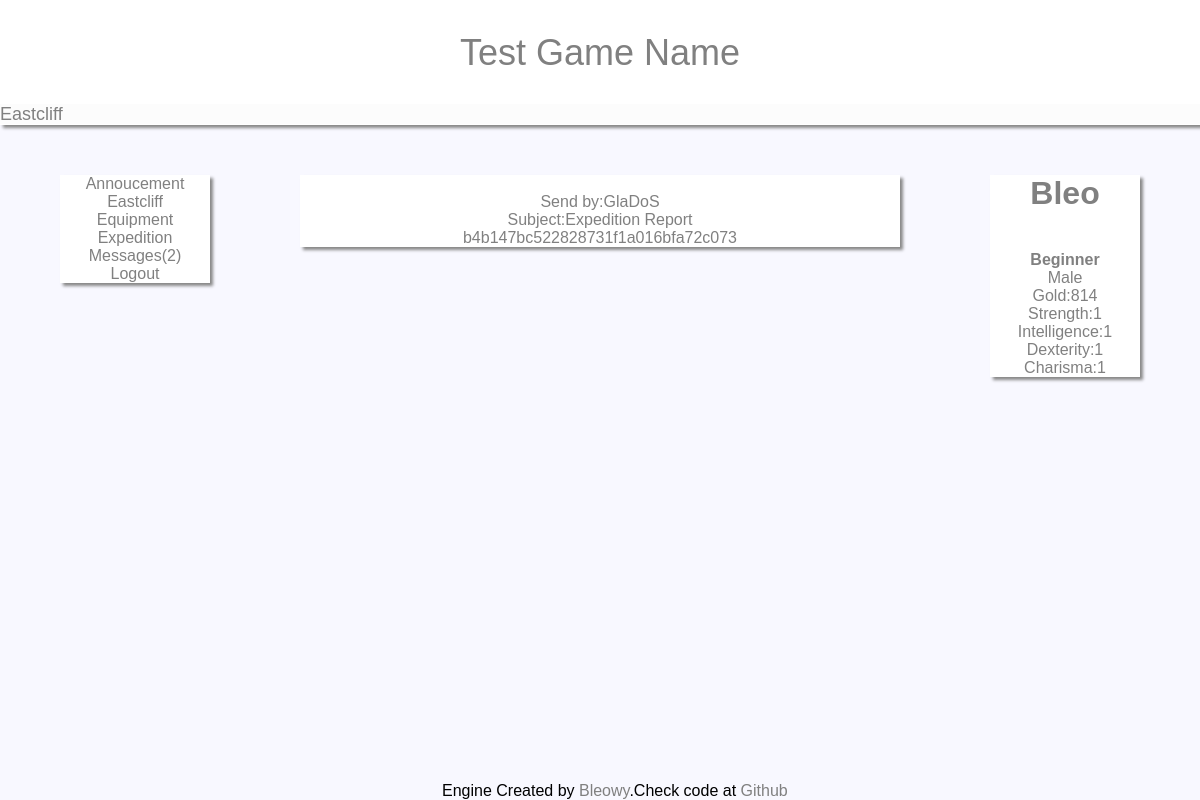
Screenshot of /messagesRead.php?id=3 (signed in) with the database file from the repository.
### tables this page shows
CREATE TABLE IF NOT EXISTS `game_city` (
`id` int(11) NOT NULL,
  `city_name` varchar(32) NOT NULL,
  `city_text` text NOT NULL,
  `city_weather` varchar(32) NOT NULL DEFAULT 'Sunny',
  `city_weapons` int(11) NOT NULL,
  `city_armors` int(11) NOT NULL
);

CREATE TABLE IF NOT EXISTS `users_messages` (
`id` int(11) NOT NULL,
  `messages_userId` int(11) NOT NULL,
  `messages_by` int(11) NOT NULL,
  `messages_subject` varchar(64) NOT NULL,
  `messages_text` text NOT NULL,
  `messages_readStatus` int(11) NOT NULL DEFAULT '0'
);

CREATE TABLE IF NOT EXISTS `users_accounts` (
`id` int(11) NOT NULL,
  `user_login` varchar(32) NOT NULL,
  `user_password` varchar(32) NOT NULL,
  `user_email` varchar(64) NOT NULL,
  `user_gender` varchar(16) NOT NULL,
  `user_class` varchar(32) NOT NULL DEFAULT 'Beginner',
  `user_gold` int(11) NOT NULL DEFAULT '25',
  `user_city` int(11) NOT NULL DEFAULT '1',
  `user_lastlogin` datetime NOT NULL,
  `user_accountlevel` int(11) NOT NULL DEFAULT '0'
);

CREATE TABLE IF NOT EXISTS `users_stats` (
`id` int(11) NOT NULL,
  `user_str` int(11) NOT NULL DEFAULT '1',
  `user_know` int(11) NOT NULL DEFAULT '1',
  `user_dex` int(11) NOT NULL DEFAULT '1',
  `user_charisma` int(11) NOT NULL DEFAULT '1'
);

### assets/variables.php (called while the page is built, shortened)
<?php
class Variables
{
public function userVariables($id)
{
    include('./assets/connect.php');
    $user_query = $pdo -> query("SELECT * FROM users_accounts WHERE id = '$id'");
    $user_fetch = $user_query -> fetch(PDO::FETCH_OBJ);
    $user_query_stats = $pdo -> query("SELECT * FROM users_stats WHERE id = '$id'");
    $user_fetch_stats = $user_query_stats-> fetch(PDO::FETCH_OBJ);
    $this -> user_gender = $user_fetch -> user_gender;
    $this -> user_login = $user_fetch -> user_login;
    $this -> user_class = $user_fetch -> user_class;
    $this -> user_gold = $user_fetch -> user_gold;
    $this -> user_str = $user_fetch_stats -> user_str;
    $this -> user_know = $user_fetch_stats -> user_know;
    $this -> user_charisma = $user_fetch_stats -> user_charisma;
    $this -> user_dex = $user_fetch_stats -> user_dex;
}
public function cityVariables($city_id)
{
    include('./assets/connect.php');
    $user_query = $pdo -> query("SELECT * FROM game_city WHERE id = '$city_id'");
    $user_fetch = $user_query -> fetch(PDO::FETCH_OBJ);
    $this -> city_name = $user_fetch -> city_name;
}
}
?>

### assets/menu.php (the view, shortened to what this page needs)
<?php
class menu{
    private $_playerId;
    private $_cityId;
    public function __construct($playerId,$cityId)
    {
        $this -> _playerId = $playerId;
        $this -> _cityId = $cityId;
    }
    public function countMessages()
    {
        include('./assets/connect.php');
            $count = $pdo -> prepare("SELECT count(id) AS count FROM users_messages WHERE messages_readStatus = 0 AND messages_userId = :id");
            $count -> bindValue('id',$this -> _playerId,PDO::PARAM_INT);
            $count -> execute();
            $fetch = $count -> fetch(PDO::FETCH_ASSOC);
            $this -> count = $fetch['count'];
    }
    public function showRightMenu()
    {
        include_once('./assets/variables.php');
        $user_variables = new Variables();
        $user_variables -> userVariables(($this -> _playerId));
            echo '<h1>'.$user_variables -> user_login.'</h1>';
            echo '<b><br><p1>'.$user_variables -> user_class.'</p1></b>';
            echo '<br><p1>'.$user_variables -> user_gender.'</p1>';
            echo '<br><p1>Gold:'.$user_variables -> user_gold.'</p1>';
            echo '<br><p1>Strength:'.$user_variables -> user_str.'</p1>';
            echo '<br><p1>Intelligence:'.$user_variables -> user_know.'</p1>';
            echo '<br><p1>Dexterity:'.$user_variables -> user_dex.'</p1>';
            echo '<br><p1>Charisma:'.$user_variables -> user_charisma.'</p1>';
    }
    public function showLeftMenu()
    {
        include_once('./assets/variables.php');
            $city_variables = new Variables();
            $city_variables -> cityVariables(($this -> _cityId));
            self::countMessages(($this -> _playerId));
            echo '<g><a href="/welcome.php">Annoucement</a></g>';
            echo '<br><g><a href="/city.php">'.$city_variables -> city_name.'</a></g>';
            echo '<br><g><a href="/equipment.php">Equipment</a></g>';
            echo '<br><g><a href="/expedition.php">Expedition</a></g>';
            echo '<br><g><a href="/messages.php">Messages('.$this -> count.')</a></g>';
            echo '<br><g><a href="/logout.php">Logout</a></g>';
    }
}
?>

### messagesRead.php (shortened to what this page needs)
<?php
require_once('./assets/variables.php');
require_once('./assets/messages.php');
$userVariables = new Variables();
$userVariables -> userVariables($_SESSION['id']);
$cityVariables = new Variables();
$cityVariables -> cityVariables(($userVariables -> user_city));
$messages = new readMessage(($_SESSION['id']),($_GET['id']));
require_once('./assets/menu.php');
$menu = new menu(($_SESSION['id']),($userVariables -> user_city));
?>
<link rel="stylesheet" href="style/ingame.css"/>
<html>
    <head>
        <div class="head">
            <div id="GameName"><a href="/welcome.php">Test Game Name</a></div>
            <div id="location"></div>
            <div id="location_name"><?php echo $cityVariables -> city_name; ?></div>
        </div>
    </head>
    <body>
        <div class="left_menu">
            <div id="top_side">
                <div id="top_side_href">
                    <?php $menu -> showLeftMenu(); ?>
                </div>
            </div>
        </div>
        <div class="center_side">
            <div id="text">
                <?php
                    $messages -> permission();
                ?>
            </div>
        </div>
        <div class="right_side">
            <div id="right_top_side">
                <?php
                $menu -> showRightMenu();
                ?>
            </div>
        </div>
    </body>
<div id="footer">
        Engine Created by <a href="http://www.github.com/bleowy">Bleowy</a>.Check code at <a href="http://www.github.com/bleowy/Role-Playing-Engine">Github</a>
</div>
</html>

### assets/messages.php (shortened to what this page needs)
<?php
class player
{
	public function findUser($id)
	{
		if($id == 0)
		{
			$this -> _name = 'GlaDoS';
		}
	}
}
class readMessage extends player
{
	public function __construct($playerId,$messageId)
	{
		$this -> _messageId = $messageId;
	}
	public function fetchMsg()
	{
		include('./assets/connect.php');
			$query = $pdo -> prepare("SELECT * FROM users_messages WHERE messages_userId = :userId AND id = :msgId");
			$query -> bindValue(':userId',$this -> _playerId,PDO::PARAM_INT);
			$query -> bindValue(':msgId',$this -> _messageId,PDO::PARAM_INT);
			$query -> execute();
			if($fetchMessages = $query -> fetch(PDO::FETCH_OBJ))
			{
				$this -> _persmission = true;
				$this -> _subject = $fetchMessages -> messages_subject;
				$this -> _text = $fetchMessages -> messages_text;
			}else
			{
				$this -> _persmission = false;
			}
	}
	public function permission()
	{
		self::fetchMsg();
		if(($this -> _persmission) == true)
		{
			self::viewMsg();
		}else
		{
			self::FatalError();
			exit;
		}
	}
	public function viewMsg()
	{
		echo '<br>Send by:'.$this -> _name;
		echo '<br>Subject:'.$this -> _subject;
		echo '<br>'.$this -> _text;
	}
}
?>

### style/ingame.css (style rules this page uses)
body { background-color: ghostwhite; padding: 0; margin: 0; font-family: arial; }
.head { color: gray; width: 100%; text-align: left; height: 125px; font-size: 9px; font-family: arial; background-color: white; -moz-box-shadow: 3px 3px 3px #888; -webkit-box-shadow: 3px 3px 3px #888; box-shadow: 3px 3px 3px #888; }
#location { position: fixed; margin-top: 104px; height: 20px; background-color: whitesmoke; opacity: 0.3; width: 100%; z-index: 0; }
#location_name { position: fixed; margin-top: 104px; font-family: Arial; font-size: 18px; z-index: 1; }
#GameName { position: fixed; z-index: 1; left: 50%; font-size: 36px; top:4%; }
a:link, a:visited { color:grey; text-decoration: none; }
#top_side { position: fixed; margin-top:50px; left:5%; }
.center_side { background-color: white; width: 600px; position: fixed; left:50%; margin-top: 50px; margin-left: -300px; -moz-box-shadow: 3px 3px 3px #888; -webkit-box-shadow: 3px 3px 3px #888; box-shadow: 3px 3px 3px #888; color: gray; text-align: center; }
#top_side_href { width: 150px; background-color: white; text-align: center; background-color: white; -moz-box-shadow: 3px 3px 3px #888; -webkit-box-shadow: 3px 3px 3px #888; box-shadow: 3px 3px 3px #888; }
.right_side { float: right; position: fixed; right: 5%; }
#right_top_side { color: gray; width: 150px; background-color: white; top:5%; right:5%; margin-top: 50px; text-align: center; background-color: white; -moz-box-shadow: 3px 3px 3px #888; -webkit-box-shadow: 3px 3px 3px #888; box-shadow: 3px 3px 3px #888; }
.left_menu { float: left; }
#footer { position: fixed; bottom: 0; left:50%; margin-left: -158px; }

### rows the page displays
game_city: city_name "Eastcliff"
users_messages: messages_subject "Expedition Report", messages_text "b4b147bc522828731f1a016bfa72c073"
users_accounts: user_login "Bleo", user_class "Beginner", user_gender "Male", user_gold "814"
users_stats: user_str "1", user_know "1", user_dex "1", user_charisma "1"

### other values shown
$this -> count "2"
$this -> _name "GlaDoS"
